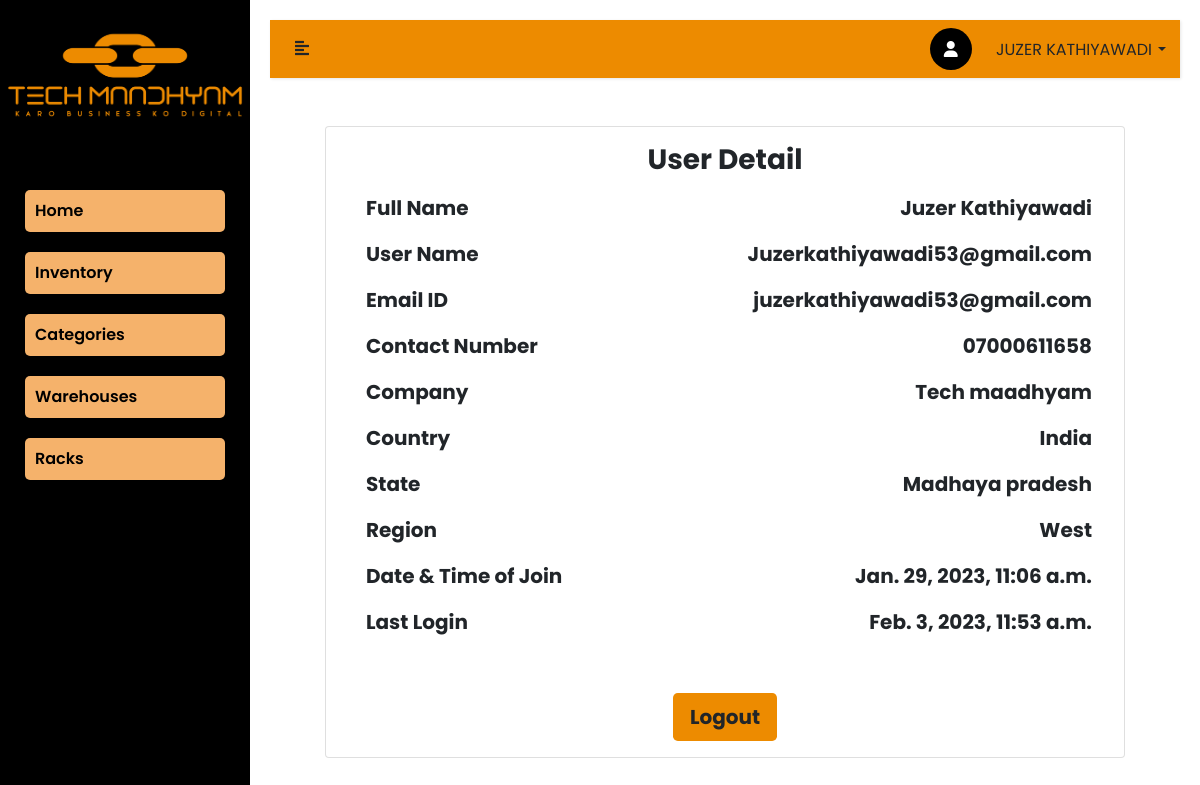
The app's page /user-detail (signed in) with its own data.
### core_app/models.py (models this page shows)
class UserDetails(models.Model):
    user = models.OneToOneField(User, on_delete=models.CASCADE)
    company_name = models.CharField(max_length=50)
    contact_no = models.CharField(max_length=50)
    country = models.CharField(max_length=50)
    state = models.CharField(max_length=50)
    region = models.CharField(max_length=50)
    def __str__(self) -> str:
        return self.company_name

### core_app/views.py (the view)
# urls.py: path('user-detail', views.user_detail, name="user-detail"),
def user_detail(request):
    user = request.user
    data = UserDetails.objects.filter(user = user)
    print(data)
    return render(request, 'user_detail.html',{'data':data})

### templates/user_detail.html (shortened to what this page needs)
{% extends 'base.html' %}
{% load static %}
{% block content %}
<div class="container">
    <div class="card mx-auto mt-5" style="width: 50rem;">
        <div class="card-body">
            <h3 class="card-title text-center fw-bold">User Detail</h3>
            <ol class="list-group">
                {% for data in data %}
                <li class="list-group-item d-flex justify-content-between align-items-start borderless">
                    <div class="ms-2 me-auto">
                        <div class="fw-bold fs-5">Full Name</div>
                    </div>
                    <span class="fs-5 fw-bold">{{request.user.first_name|capfirst}}
                        {{request.user.last_name|capfirst}}</span>
                </li>
                <li class="list-group-item d-flex justify-content-between align-items-start borderless">
                    <div class="ms-2 me-auto">
                        <div class="fw-bold fs-5">User Name</div>
                    </div>
                    <span class="fs-5 fw-bold">{{request.user.username|capfirst}}</span>
                </li>
                <li class="list-group-item d-flex justify-content-between align-items-start borderless">
                    <div class="ms-2 me-auto">
                        <div class="fw-bold fs-5">Email ID</div>
                    </div>
                    <span class="fs-5 fw-bold">{{request.user.email}}</span>
                </li>
                <li class="list-group-item d-flex justify-content-between align-items-start borderless">
                    <div class="ms-2 me-auto">
                        <div class="fw-bold fs-5">Contact Number</div>
                    </div>
                    <span class="fs-5 fw-bold">{{data.contact_no}}</span>
                </li>
                <li class="list-group-item d-flex justify-content-between align-items-start borderless">
                    <div class="ms-2 me-auto">
                        <div class="fw-bold fs-5">Company</div>
                    </div>
                    <span class="fs-5 fw-bold">{{data.company_name|capfirst}}</span>
                </li>
                <li class="list-group-item d-flex justify-content-between align-items-start borderless">
                    <div class="ms-2 me-auto">
                        <div class="fw-bold fs-5">Country</div>
                    </div>
                    <span class="fs-5 fw-bold">{{data.country|capfirst}}</span>
                </li>
                <li class="list-group-item d-flex justify-content-between align-items-start borderless">
                    <div class="ms-2 me-auto">
                        <div class="fw-bold fs-5">State</div>
                    </div>
                    <span class="fs-5 fw-bold">{{data.state|capfirst}}</span>
                </li>
                <li class="list-group-item d-flex justify-content-between align-items-start borderless">
                    <div class="ms-2 me-auto">
                        <div class="fw-bold fs-5">Region</div>
                    </div>
                    <span class="fs-5 fw-bold">{{data.region|capfirst}}</span>
                </li>
                <li class="list-group-item d-flex justify-content-between align-items-start borderless">
                    <div class="ms-2 me-auto">
                        <div class="fw-bold fs-5">Date & Time of Join</div>
                    </div>
                    <span class="fs-5 fw-bold">{{request.user.date_joined}}</span>
                </li>
                <li class="list-group-item d-flex justify-content-between align-items-start borderless">
                    <div class="ms-2 me-auto">
                        <div class="fw-bold fs-5">Last Login</div>
                    </div>
                    <span class="fs-5 fw-bold">{{request.user.last_login}}</span>
                </li>
                {% endfor %}
            </ol>
            <br><br>
            <div class="container text-center">
                <a href="{% url 'logout' %}" class="btn btn-lg fw-bold" style="background-color:#ed8b00;">Logout</a>
            </div>
        </div>
    </div>
    <br><br>
</div>
{% endblock content %}

### templates/base.html (shortened to what this page needs)
<!doctype html>
<html lang="en">
{% load static %}
<head>
  <link rel="stylesheet" type="text/css" href="https://cdnjs.cloudflare.com/ajax/libs/font-awesome/6.2.0/css/all.min.css">
  <link href="https://unpkg.com/aos@2.3.1/dist/aos.css" rel="stylesheet">
  <link rel="stylesheet" type="text/css" href="https://cdnjs.cloudflare.com/ajax/libs/font-awesome/5.7.1/css/all.min.css">
  <link rel="stylesheet" href="{% static 'css/bootstrap.min.css' %}">
  <link rel="stylesheet" href="{% static 'css/style.css' %}">
  <link rel="stylesheet" href="{% static 'css/inventory.css' %}">
  <link rel="stylesheet" href="https://cdnjs.cloudflare.com/ajax/libs/font-awesome/5.7.0/css/all.min.css">
  <link rel="stylesheet" href="https://cdnjs.cloudflare.com/ajax/libs/font-awesome/4.7.0/css/font-awesome.min.css">
</head>
<body class="body">
    <nav id="sidebar" class="sidbar">
        <img class="" src="{% static '/img/tech-logo.png' %}">
          <ul class="list-unstyled components">
              <li class="active home">
                  <a  href="{% url 'home' %} " aria-expanded="false" class="home-heading">Home</a>
              </li>
              <li class=" home">
                  <a  href="{% url 'add-single-inventory-item' %}"  aria-expanded="false" class="home-heading">Inventory</a>
              </li>
              <li class=" home">
                <a  href="{% url 'add-category' %}"  aria-expanded="false" class="home-heading">Categories</a>
            </li>
            <li class=" home">
                <a  href="{% url 'add-warehouse' %}"  aria-expanded="false" class="home-heading">Warehouses</a>
            </li>
            <li class=" home">
                <a  href="{% url 'add-rack' %}"  aria-expanded="false" class="home-heading">Racks</a>
            </li>
          </ul>
    </nav>
    <div id="content">
        <nav class="navbar navbar-expand-lg navbar-light"  style="background-color: #ed8b00;">
            <div class="container-fluid">
                <button type="button" id="sidebarCollapse" class="btn text-sidebar bg-turbo-yellow">
                    <i class="fas fa-align-left"></i>
                </button>
                <div class="collapse navbar-collapse navbar_menu justify-content-between" id="navbarSupportedContent">
                    <div class="header-profile pe-3">
                            <div class="dropdown">
                                <i class="fa-solid fa-user profile-icon"></i>
                                <a class="dropdown-button dropdown-toggle" href="#" role="button" id="dropdownMenuLink" data-bs-toggle="dropdown" aria-expanded="false">
                                    {{ user.first_name|upper }} {{user.last_name|upper}}
                                </a>
                              </div>
                    </div>
                </div>
            </div>
        </nav>
        {% block content %}
        {% endblock content %}
    </div>
</body>
</html>

### static/css/style.css (style rules this page uses)
* { margin: 0; padding: 0; font-family: 'Poppins'; }
body { padding: 0; margin: 0; background-color: #fff; }
img { width: 100%; }
ul, li { list-style: none; text-decoration: none; }
.home { margin: 20px 25px; border: none; border-radius: 5px; color: #000; background: #f5b26b; padding: 9px 10px; font-weight: 600; }
li.borderless { border: 0 none; }
.bg-turbo-yellow { background-color: $turbo-yellow; }
a, a:hover, a:focus { color: inherit; text-decoration: none; transition: all 0.3s; }
.navbar { background: #fff; border: none; border-radius: 0; margin-bottom: 40px; box-shadow: 1px 1px 3px rgba(0, 0, 0, 0.1); }
.text-sidebar { color: $text-sidebar; }
.sidbar { min-width: 250px; max-width: 250px; background: #000; color: $text-sidebar; transition: all 0.3s; position: fixed; top: 0; left: 0; width: 100%; min-height: 100vh; }
#sidebar ul.components { padding: 20px 0; border-bottom: 1px solid $lila-line; }
.dropdown-toggle::after { display: block; position: absolute; top: 50%; right: -14px; transform: translateY(-50%); }
.profile-icon { padding: 13px 14px; color: #fff; background: #000; border-radius: 52px; margin-right: 20px; }
#content { width: calc(100% - 250px); padding: 20px; transition: all 0.3s; margin-left: auto; margin-right: 0; }
.navbar_menu { display: flex; }

### static/css/inventory.css (style rules this page uses)
body { margin: 0; padding: 0; }

### records on screen
UserDetails: contact_no "07000611658", company_name "Tech maadhyam", country "India", state "Madhaya pradesh", region "West"

### other values on screen
{{ user.first_name|upper }} "JUZER"
{{ user.last_name|upper }} "KATHIYAWADI"
{{ request.user.first_name|capfirst }} "Juzer"
{{ request.user.last_name|capfirst }} "Kathiyawadi"
{{ request.user.username|capfirst }} "Juzerkathiyawadi53@gmail.com"
{{ request.user.email }} "juzerkathiyawadi53@gmail.com"
{{ request.user.date_joined }} "Jan. 29, 2023, 11:06 a.m."
{{ request.user.last_login }} "Feb. 3, 2023, 11:53 a.m."
